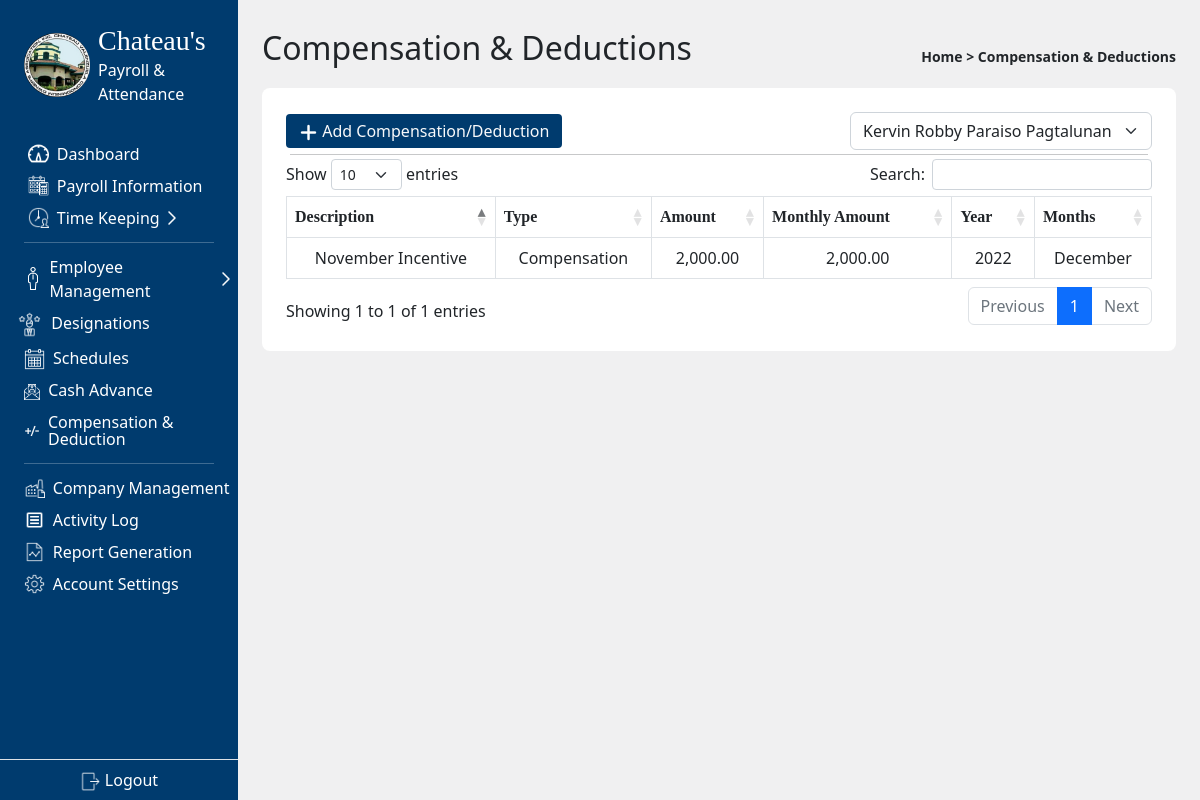
Screenshot of /admin/compensation_deduc.php (signed in) with the database file from the repository.
### tables this page shows
CREATE TABLE `compensation_deductions` (
  `id` int(11) NOT NULL,
  `employee_id` int(11) NOT NULL,
  `description` text NOT NULL,
  `type` int(11) NOT NULL,
  `total` decimal(10,2) NOT NULL,
  `monthly_total` decimal(10,2) NOT NULL,
  `year` int(11) NOT NULL,
  `january` int(11) NOT NULL,
  `february` int(11) NOT NULL,
  `march` int(11) NOT NULL,
  `april` int(11) NOT NULL,
  `may` int(11) NOT NULL,
  `june` int(11) NOT NULL,
  `july` int(11) NOT NULL,
  `august` int(11) NOT NULL,
  `september` int(11) NOT NULL,
  `october` int(11) NOT NULL,
  `november` int(11) NOT NULL,
  `december` int(11) NOT NULL,
  `status` int(11) NOT NULL
);

### admin/compensation_deduc.php (the view, shortened to what this page needs)
<?php
  include '../connect.php';
  include '../scripts.php';
  $id = (isset($_GET['id'])) ? $_GET['id'] : 1;
?>
<!DOCTYPE html>
<html lang="en">
<head>
</head>
<body class='d-flex bg-secondary bg-opacity-10'>
  <div class='main p-4 container-fluid'>
    <header class='d-flex align-items-center justify-content-between'>
      <div class="d-flex gap-2 align-items-center mb-3">
        <p class='fs-2 p-0 m-0'>Compensation & Deductions</p>
      </div>
      <div class="">
        <small class='fw-semibold text-dark'>
          Home > Compensation & Deductions
        </small>
      </div>
    </header>
    <div class=" bg-white p-4 rounded-3">
      <div class='d-flex align-items-center justify-content-between'>
        <button class='btn text-light rounded-1 py-1 d-flex align-items-center gap-1' id = 'add' style="background-color: #003B6E;">
          <div>
            <img src="../img/btn_icons/add.png" alt="" style="width: 1.2rem">
          </div>
          <span>Add Compensation/Deduction</span>
        </button>
        <div class='d-flex gap-1'>
          <select name="" id="employee" class='form-select shadow-none' style="max-width: max-content;">
            <?php
              $sql = "SELECT * FROM employeelist WHERE employee_status = 'Active'";
              $res = $con->query($sql);
              while ($row = $res->fetch_assoc()) {
                $selected = ($row['id'] == $id) ? ' selected' : '';
                echo '
                <option'.$selected.' value = "'.$row['id'].'">'.$row['fName'].' '.$row['mName'].' '.$row['lName'].'
                </option>';
              }
            ?>
          </select>
        </div>
      </div>
      <hr class="p-0 m-1">
      <table class="table table-bordered">
        <thead>
          <tr>
            <th>Description</th>
            <th>Type</th>
            <th>Amount</th>
            <th>Monthly Amount</th>
            <th>Year</th>
            <th>Months</th>
          </tr>
        </thead>
        <tbody>
            <?php
              $sql = "SELECT * FROM compensation_deductions WHERE employee_id = '$id' AND `status` = '0'";
              $res = $con->query($sql);
              while ($row = $res->fetch_assoc()) {
                $monthsText = '';
                $counter = 0;
                if($row['january']){
                  $monthsText .= ($counter == 0) ? 'January' : ', January';
                  $counter = 1;
                }if($row['november']){
                  $monthsText .= ($counter == 0) ? 'November' : ', November';
                  $counter = 1;
                }if($row['december']){
                  $monthsText .= ($counter == 0) ? 'December' : ', December';
                }
                $type = ($row['type'] == 1) ? 'Compensation' : 'Deduction';
                echo '
                <tr>
                  <td>'.$row['description'].'</td>
                  <td>'.$type.'</td>
                  <td>'.number_format($row['total'], 2).'</td>
                  <td>'.number_format($row['monthly_total'], 2).'</td>
                  <td>'.$row['year'].'</td>
                  <td>'.$monthsText.'</td>
                </tr>
                ';
              }
            ?>
        </tbody>
      </table>
    </div>
  </div>
</body>
</html>

### style.css (style rules this page uses)
.tables, th { padding-top: 10px; padding-bottom: 10px; border-collapse: collapse; font-family: mBold; }
.tables, td { padding: 8px; }
.tables, td, th { text-align: center; }

### rows the page displays
compensation_deductions: description "November Incentive", type "Compensation", total "2,000.00", monthly_total "2,000.00", year "2022", monthsText "December"

### other values shown
form field value "Kervin Robby Paraiso Pagtalunan"
